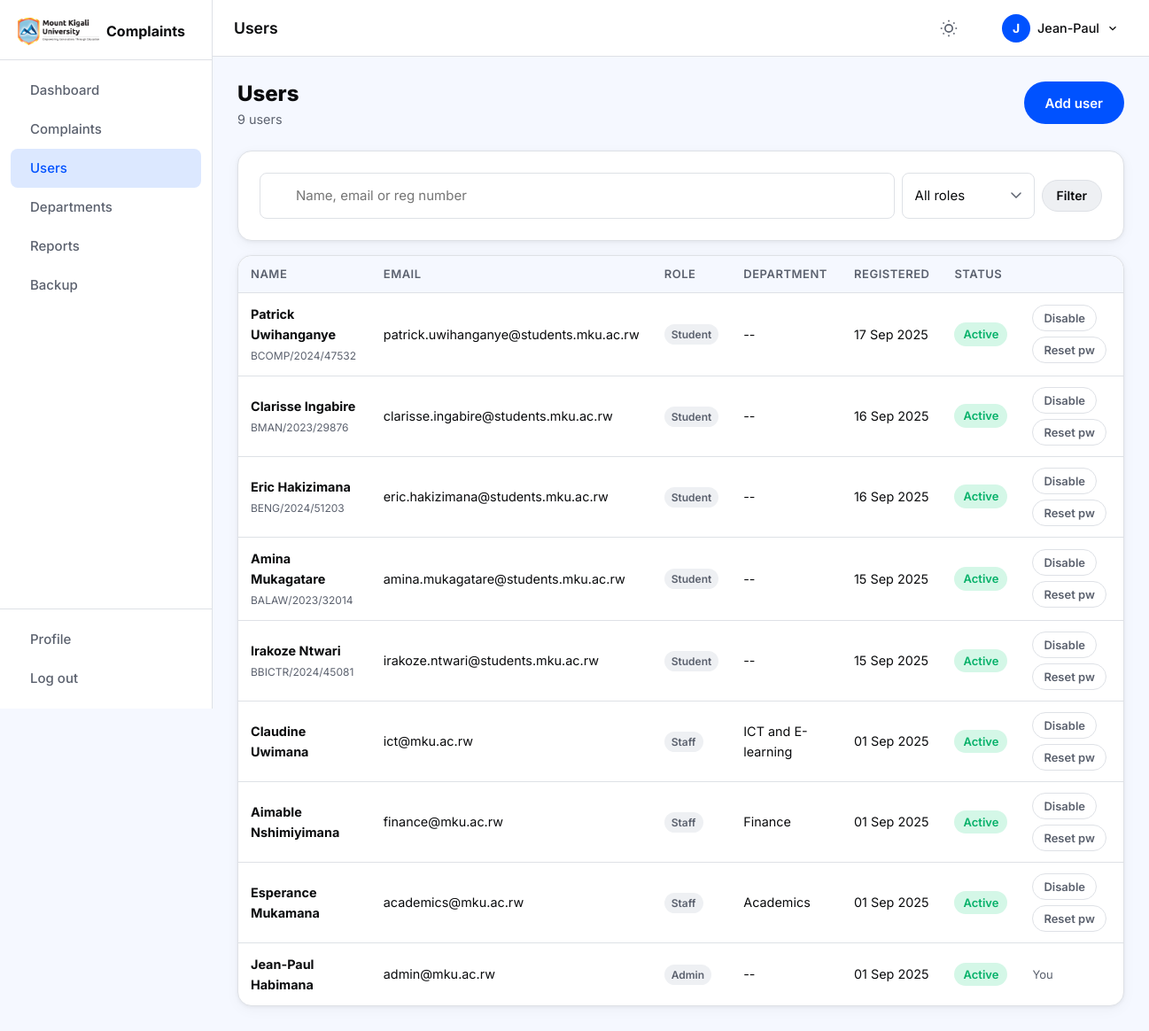
The page /admin/users.php (signed in) on the database its author committed.
### tables this page shows
CREATE TABLE `users` (
    `id`              INT UNSIGNED NOT NULL AUTO_INCREMENT,
    `reg_number`      VARCHAR(20)  DEFAULT NULL,
    `full_name`       VARCHAR(100) NOT NULL,
    `email`           VARCHAR(150) NOT NULL,
    `phone`           VARCHAR(20)  DEFAULT NULL,
    `faculty`         VARCHAR(100) DEFAULT NULL,
    `role`            ENUM('student','staff','admin') NOT NULL DEFAULT 'student',
    `department_id`   INT UNSIGNED DEFAULT NULL,
    `password_hash`   VARCHAR(255) NOT NULL,
    `failed_attempts` TINYINT UNSIGNED NOT NULL DEFAULT 0,
    `locked_until`    DATETIME DEFAULT NULL,
    `is_active`       TINYINT(1) NOT NULL DEFAULT 1,
    `created_at`      DATETIME NOT NULL DEFAULT CURRENT_TIMESTAMP,
    PRIMARY KEY (`id`),
    UNIQUE KEY `uq_email`      (`email`),
    UNIQUE KEY `uq_reg_number` (`reg_number`),
    KEY `idx_role`             (`role`),
    KEY `idx_department_id`    (`department_id`),
    CONSTRAINT `fk_users_department`
        FOREIGN KEY (`department_id`) REFERENCES `departments` (`id`)
        ON DELETE SET NULL ON UPDATE CASCADE
);

CREATE TABLE `departments` (
    `id`         INT UNSIGNED NOT NULL AUTO_INCREMENT,
    `name`       VARCHAR(100) NOT NULL,
    `email`      VARCHAR(150) DEFAULT NULL,
    PRIMARY KEY (`id`)
);

### includes/functions.php (called while the page is built, shortened)
<?php
function e(string $value): string {
    return htmlspecialchars($value, ENT_QUOTES | ENT_SUBSTITUTE, 'UTF-8');
}

### includes/auth.php (called while the page is built, shortened)
<?php
function get_logged_in_user(): array {
    return [
        'id'            => $_SESSION['user_id']   ?? 0,
        'full_name'     => $_SESSION['user_name']  ?? '',
        'email'         => $_SESSION['user_email'] ?? '',
        'role'          => $_SESSION['user_role']  ?? '',
        'department_id' => $_SESSION['dept_id']    ?? null,
    ];
}

### admin/users.php (the view, shortened to what this page needs)
<?php
require_once dirname(__DIR__) . '/includes/auth.php';
require_once dirname(__DIR__) . '/includes/validator.php';
require_once dirname(__DIR__) . '/includes/functions.php';
$pdo  = get_db();
$user = get_logged_in_user();
$search      = trim($_GET['search'] ?? '');
$page_num    = max(1, (int)($_GET['page'] ?? 1));
$per_page    = 20;
$where  = ['1=1'];
$params = [];
$where_sql = 'WHERE ' . implode(' AND ', $where);
$count = $pdo->prepare("SELECT COUNT(*) FROM users u {$where_sql}");
$count->execute($params);
$total = (int) $count->fetchColumn();
$pag   = paginate($total, $per_page, $page_num);
$list = $pdo->prepare(
    "SELECT u.*, d.name AS dept_name FROM users u
     LEFT JOIN departments d ON d.id = u.department_id
     {$where_sql} ORDER BY u.created_at DESC LIMIT ? OFFSET ?"
);
$p2 = $params;
$p2[] = $per_page;
$p2[] = $pag['offset'];
$list->execute($p2);
$users = $list->fetchAll();
$page_title = 'Users';
$active_nav = 'users';
include dirname(__DIR__) . '/includes/header.php';
?>
<div class="page-header">
  <div>
    <h2 class="page-title">Users</h2>
    <p class="page-subtitle"><?= $total ?> user<?= $total !== 1 ? 's' : '' ?></p>
  </div>
  <button class="btn btn--primary" onclick="document.getElementById('add-user-modal').removeAttribute('hidden')" aria-controls="add-user-modal">
    <?= icon('plus-circle') ?> Add user
  </button>
</div>
<div class="filters-bar card">
  <form method="GET" action="" class="filters-bar__form">
    <div class="filters-bar__search">
      <input type="text" name="search" class="form-input filters-bar__input"
             placeholder="Name, email or reg number" value="<?= e($search) ?>">
    </div>
    <select name="role" class="form-input form-select filters-bar__select">
      <option value="">All roles</option>
    </select>
    <button type="submit" class="btn btn--secondary btn--sm"><?= icon('filter') ?> Filter</button>
  </form>
</div>
<div class="card table-card">
  <div class="table-wrap">
    <table class="table">
      <thead>
        <tr>
          <th>Name</th><th>Email</th><th>Role</th><th>Department</th>
          <th>Registered</th><th>Status</th><th><span class="sr-only">Actions</span></th>
        </tr>
      </thead>
      <tbody>
        <?php foreach ($users as $u): ?>
        <tr class="<?= !$u['is_active'] ? 'row--muted' : '' ?>">
          <td>
            <strong><?= e($u['full_name']) ?></strong>
            <?php if ($u['reg_number']): ?>
              <br><small class="text-muted"><?= e($u['reg_number']) ?></small>
            <?php endif; ?>
          </td>
          <td><?= e($u['email']) ?></td>
          <td><span class="badge badge--grey badge--xs"><?= e(ucfirst($u['role'])) ?></span></td>
          <td><?= $u['dept_name'] ? e($u['dept_name']) : '--' ?></td>
          <td><?= date('d M Y', strtotime($u['created_at'])) ?></td>
          <td>
            <?php if ($u['is_active']): ?>
              <span class="badge badge--green">Active</span>
            <?php else: ?>
              <span class="badge badge--red">Disabled</span>
            <?php endif; ?>
          </td>
          <td>
            <div class="action-group">
              <?php if ($u['id'] !== $user['id']): ?>
                <form method="POST" action="" style="display:inline">
                  <button type="submit" class="btn btn--ghost btn--xs">
                    <?= $u['is_active'] ? 'Disable' : 'Enable' ?>
                  </button>
                </form>
                <form method="POST" action="" style="display:inline">
                  <button type="submit" class="btn btn--ghost btn--xs"><?= icon('lock') ?> Reset pw</button>
                </form>
              <?php else: ?>
                <span class="text-muted" style="font-size:13px">You</span>
              <?php endif; ?>
            </div>
          </td>
        </tr>
        <?php endforeach; ?>
      </tbody>
    </table>
  </div>
</div>
<?php include dirname(__DIR__) . '/includes/footer.php'; ?>

### includes/header.php (shortened to what this page needs)
<?php
require_once dirname(__DIR__) . '/includes/auth.php';
require_once dirname(__DIR__) . '/includes/functions.php';
$page_title  = $page_title  ?? APP_NAME;
$active_nav  = $active_nav  ?? '';
$body_class  = $body_class  ?? '';
$is_public = !isset($_SESSION['user_id']);
$current_user = $is_public ? null : get_logged_in_user();
$role = $current_user['role'] ?? '';
$base = match($role) {
    'student' => APP_URL . '/student',
    'staff'   => APP_URL . '/staff',
    'admin'   => APP_URL . '/admin',
    default   => APP_URL,
};
$nav_items = [];
if ($role === 'student') {
    $nav_items = [
        ['key' => 'dashboard',  'label' => 'Dashboard',       'href' => $base . '/dashboard.php',        'icon' => 'home'],
        ['key' => 'submit',     'label' => 'Submit Complaint', 'href' => $base . '/submit-complaint.php', 'icon' => 'plus-circle'],
        ['key' => 'complaints', 'label' => 'My Complaints',    'href' => $base . '/my-complaints.php',    'icon' => 'file-text'],
        ['key' => 'feedback',   'label' => 'Give Feedback',    'href' => $base . '/feedback.php',         'icon' => 'star'],
    ];
} elseif ($role === 'admin') {
    $nav_items = [
        ['key' => 'dashboard',   'label' => 'Dashboard',    'href' => $base . '/dashboard.php',   'icon' => 'home'],
        ['key' => 'complaints',  'label' => 'Complaints',   'href' => $base . '/complaints.php',  'icon' => 'file-text'],
        ['key' => 'users',       'label' => 'Users',        'href' => $base . '/users.php',       'icon' => 'users'],
        ['key' => 'departments', 'label' => 'Departments',  'href' => $base . '/departments.php', 'icon' => 'grid'],
        ['key' => 'reports',     'label' => 'Reports',      'href' => $base . '/reports.php',     'icon' => 'bar-chart'],
        ['key' => 'backup',      'label' => 'Backup',       'href' => $base . '/backup.php',      'icon' => 'database'],
    ];
}
?>
<!DOCTYPE html>
<html lang="en">
<head>
  <link rel="stylesheet" href="<?= APP_URL ?>/assets/css/style.css">
</head>
<body class="<?= e($body_class) ?>" data-role="<?= e($role) ?>">
<?php if ($is_public): ?>
  <!-- ========================================================
       PUBLIC TOP NAV
  ========================================================= -->
  <header class="public-nav" id="public-nav">
    <div class="public-nav__inner container">
      <a href="<?= APP_URL ?>/" class="public-nav__logo" aria-label="MKU Complaints home">
        <img class="public-nav__logo-image" src="<?= APP_URL ?>/assets/images/MKUR-logo.png" alt="Mount Kigali University">
        <span class="public-nav__logo-label">Complaints &amp; Feedback</span>
      </a>
      <nav class="public-nav__links" aria-label="Main navigation">
        <a href="<?= APP_URL ?>/#how-it-works">How it works</a>
        <a href="<?= APP_URL ?>/#features">Features</a>
      </nav>
      <div class="public-nav__actions">
        <a href="<?= APP_URL ?>/login.php" class="btn btn--ghost btn--sm">Log in</a>
        <a href="<?= APP_URL ?>/register.php" class="btn btn--primary btn--sm">Get started</a>
      </div>
      <button class="hamburger" id="public-hamburger" aria-label="Toggle menu" aria-expanded="false">
        <span></span><span></span><span></span>
      </button>
    </div>
  </header>
<?php else: ?>
  <div class="app-layout" id="app-layout">
    <aside class="sidebar" id="sidebar" role="navigation" aria-label="Main navigation">
      <div class="sidebar__header">
        <a href="<?= $base ?>/dashboard.php" class="sidebar__logo" aria-label="Dashboard">
          <img class="sidebar__logo-image" src="<?= APP_URL ?>/assets/images/MKUR-logo.png" alt="Mount Kigali University">
          <span class="logo-text sidebar__logo-text">Complaints</span>
        </a>
      </div>
      <nav class="sidebar__nav" aria-label="App navigation">
        <?php foreach ($nav_items as $item): ?>
          <a href="<?= e($item['href']) ?>"
             class="sidebar__link <?= $active_nav === $item['key'] ? 'sidebar__link--active' : '' ?>"
             aria-current="<?= $active_nav === $item['key'] ? 'page' : 'false' ?>">
            <span class="sidebar__label"><?= e($item['label']) ?></span>
          </a>
        <?php endforeach; ?>
      </nav>
      <div class="sidebar__footer">
        <a href="<?= $base ?>/profile.php" class="sidebar__link <?= $active_nav === 'profile' ? 'sidebar__link--active' : '' ?>">
          <span class="sidebar__label">Profile</span>
        </a>
        <a href="<?= APP_URL ?>/logout.php" class="sidebar__link sidebar__link--logout">
          <span class="sidebar__label">Log out</span>
        </a>
      </div>
    </aside>
    <div class="app-main">
      <header class="topbar" role="banner">
        <div class="topbar__title">
          <h1><?= e($page_title) ?></h1>
        </div>
        <div class="topbar__actions">
          <button class="topbar__icon-btn" id="dark-toggle" aria-label="Toggle dark mode" title="Toggle dark mode">
          </button>
          <div class="notifications-wrap" id="notifications-wrap">
            <button class="topbar__icon-btn topbar__bell" id="notifications-btn"
                    aria-label="Notifications" aria-haspopup="true" aria-expanded="false">
            </button>
          </div>
          <div class="avatar-wrap" id="avatar-wrap">
            <button class="avatar-btn" id="avatar-btn"
                    aria-haspopup="true" aria-expanded="false"
                    aria-label="Account menu">
              <span class="avatar-initials" aria-hidden="true">
                <?= e(strtoupper(substr($current_user['full_name'], 0, 1))) ?>
              </span>
              <span class="avatar-name"><?= e(explode(' ', $current_user['full_name'])[0]) ?></span>
              <svg width="14" height="14" viewBox="0 0 24 24" fill="none" stroke="currentColor" stroke-width="2"><polyline points="6 9 12 15 18 9"/></svg>
            </button>
          </div>
        </div>
      </header>
      <main class="app-content" id="main-content">
<?php endif;  ?>

### rows shown on the page
users: full_name "J", full_name "Jean-Paul", full_name "Jean-Paul Habimana", email "admin@mku.ac.rw", role "Admin", created_at "01 Sep 2025", is_active "Active", shows "You"
users: full_name "Patrick Uwihanganye", reg_number "BCOMP/2024/47532", email "patrick.uwihanganye@students.mku.ac.rw", role "Student", created_at "17 Sep 2025", is_active "Active"
users: full_name "Clarisse Ingabire", reg_number "BMAN/2023/29876", email "clarisse.ingabire@students.mku.ac.rw", role "Student", created_at "16 Sep 2025", is_active "Active"
users: full_name "Eric Hakizimana", reg_number "BENG/2024/51203", email "eric.hakizimana@students.mku.ac.rw", role "Student", created_at "16 Sep 2025", is_active "Active"
users: full_name "Amina Mukagatare", reg_number "BALAW/2023/32014", email "amina.mukagatare@students.mku.ac.rw", role "Student", created_at "15 Sep 2025", is_active "Active"
users: full_name "Irakoze Ntwari", reg_number "BBICTR/2024/45081", email "irakoze.ntwari@students.mku.ac.rw", role "Student", created_at "15 Sep 2025", is_active "Active"
users: full_name "Claudine Uwimana", email "ict@mku.ac.rw", role "Staff", department.name "ICT and E-learning", created_at "01 Sep 2025", is_active "Active"
users: full_name "Aimable Nshimiyimana", email "finance@mku.ac.rw", role "Staff", department.name "Finance", created_at "01 Sep 2025", is_active "Active"
users: full_name "Esperance Mukamana", email "academics@mku.ac.rw", role "Staff", department.name "Academics", created_at "01 Sep 2025", is_active "Active"

### other values the page prints
$item['label'] "Dashboard"
$item['label'] "Complaints"
$item['label'] "Users"
$item['label'] "Departments"
$item['label'] "Reports"
$item['label'] "Backup"
$page_title "Users"
$total "9"
